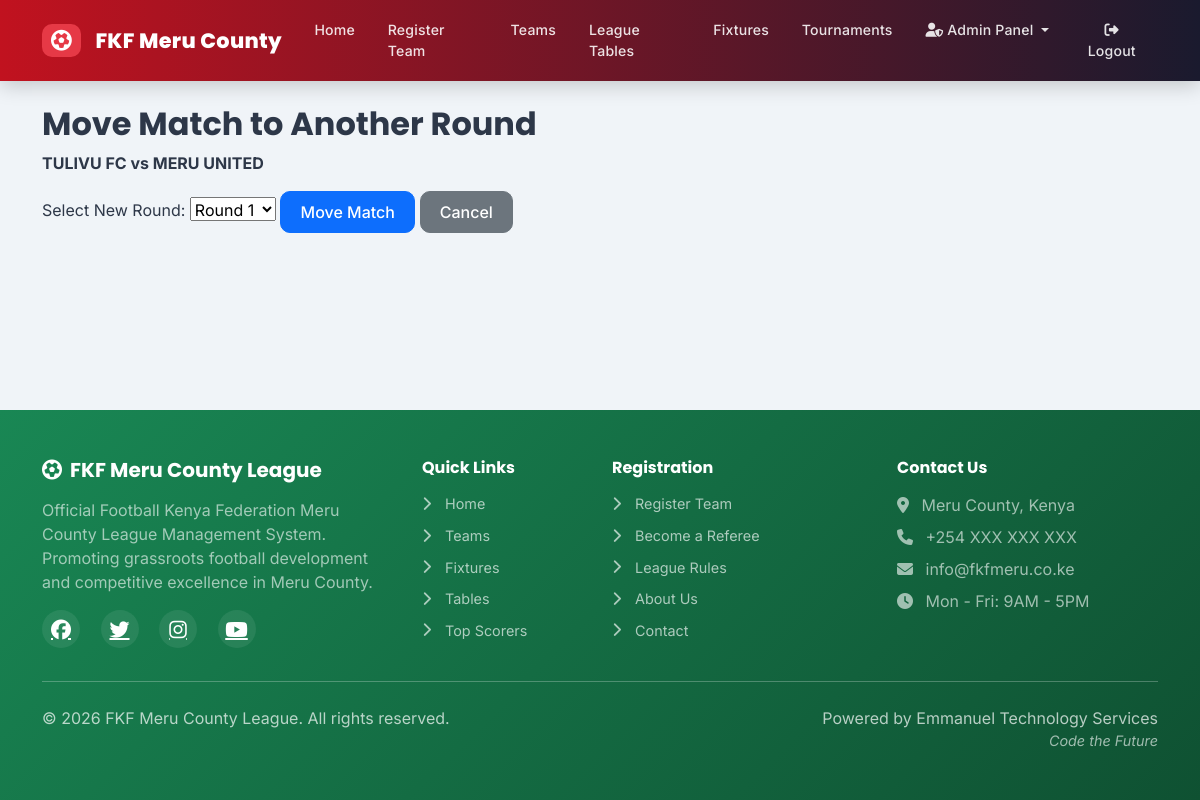
The app's page /matches/admin/1154/move-round/ (signed in), older data.
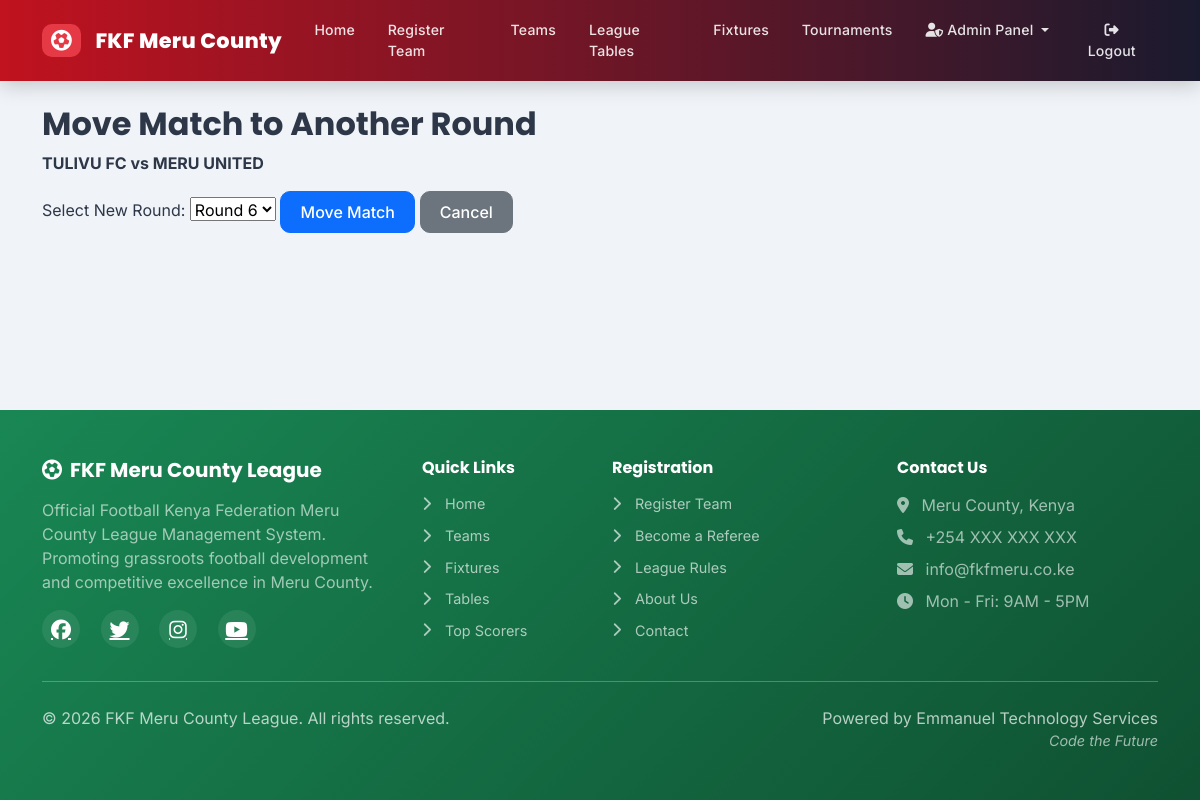
The same page, newer data.
### matches/models.py (models this page shows, shortened)
class Match(models.Model):
    STATUS_CHOICES = [
        ('scheduled', 'Scheduled'),
        ('live', 'Live'),
        ('ongoing', 'Ongoing'),
        ('completed', 'Completed'),
        ('postponed', 'Postponed'),
        ('cancelled', 'Cancelled'),
    ]
    home_team = models.ForeignKey(Team, on_delete=models.CASCADE, related_name='home_matches')
    away_team = models.ForeignKey(Team, on_delete=models.CASCADE, related_name='away_matches')
    zone = models.ForeignKey('teams.Zone', on_delete=models.CASCADE)
    round_number = models.IntegerField(default=1)
    match_date = models.DateTimeField()
    kickoff_time = models.CharField(
        max_length=5,
        blank=True,
        null=True,
        help_text="Format: HH:MM (e.g., 15:00 for 3 PM)"
    )
    venue = models.CharField(max_length=200)
    status = models.CharField(max_length=20, choices=STATUS_CHOICES, default='scheduled')
    start_time = models.DateTimeField(null=True, blank=True, help_text="Time when match went live.")
    home_score = models.IntegerField(default=0)
    away_score = models.IntegerField(default=0)
    referee = models.ForeignKey('referees.Referee', on_delete=models.SET_NULL, null=True, blank=True)
    assistant_referee_1 = models.ForeignKey('referees.Referee', on_delete=models.SET_NULL, null=True, blank=True, related_name='assistant_referee_1_matches')
    assistant_referee_2 = models.ForeignKey('referees.Referee', on_delete=models.SET_NULL, null=True, blank=True, related_name='assistant_referee_2_matches')
    created_at = models.DateTimeField(auto_now_add=True)
    updated_at = models.DateTimeField(auto_now=True)
    def __init__(self, *args, **kwargs):
        super().__init__(*args, **kwargs)
        if self.match_date and timezone.is_naive(self.match_date):
            self.match_date = timezone.make_aware(self.match_date)
    def __setattr__(self, name, value):
        if name == 'match_date' and value is not None:
            if hasattr(value, 'tzinfo') and timezone.is_naive(value):
                value = timezone.make_aware(value)
        super().__setattr__(name, value)

### teams/models.py (models this page shows, shortened)
class Team(models.Model):
    STATUS_CHOICES = [
        ('pending', 'Pending'),
        ('approved', 'Approved'),
        ('rejected', 'Rejected'),
        ('suspended', 'Suspended'),
    ]
    team_name = models.CharField(max_length=200, unique=True)
    team_code = models.CharField(max_length=20, unique=True, blank=True)
    logo = models.ImageField(upload_to='team_logos/', blank=True, null=True)
    location = models.CharField(max_length=200)
    home_ground = models.CharField(max_length=200)
    map_location = models.URLField(blank=True)
    latitude = models.DecimalField(max_digits=9, decimal_places=6, blank=True, null=True)
    longitude = models.DecimalField(max_digits=9, decimal_places=6, blank=True, null=True)
    contact_person = models.CharField(max_length=100)
    phone_number = models.CharField(
        max_length=13,
        unique=True,
        validators=[validate_kenya_phone],
        help_text="Must be +254 followed by 9 digits (e.g., +254712345678)"
    )
    email = models.EmailField(blank=True, unique=True)
    zone = models.ForeignKey(Zone, on_delete=models.SET_NULL, null=True, blank=True)
    status = models.CharField(max_length=20, choices=STATUS_CHOICES, default='pending')
    manager = models.ForeignKey(
        settings.AUTH_USER_MODEL,
        on_delete=models.SET_NULL,
        null=True,
        blank=True,
        related_name='managed_teams'
    )
    payment_status = models.BooleanField(default=False)
    payment_date = models.DateField(blank=True, null=True)
    home_jersey_color = models.CharField(max_length=50, blank=True, default='#dc3545')
    home_shorts_color = models.CharField(max_length=50, blank=True, default='#ffffff')
    home_socks_color = models.CharField(max_length=50, blank=True, default='#dc3545')
    away_jersey_color = models.CharField(max_length=50, blank=True, default='#ffffff')
    away_shorts_color = models.CharField(max_length=50, blank=True, default='#dc3545')
    away_socks_color = models.CharField(max_length=50, blank=True, default='#ffffff')
    third_jersey_color = models.CharField(max_length=50, blank=True)
    third_shorts_color = models.CharField(max_length=50, blank=True)
    third_socks_color = models.CharField(max_length=50, blank=True)
    gk_home_jersey_color = models.CharField(max_length=50, blank=True, default='#28a745')
    gk_home_shorts_color = models.CharField(max_length=50, blank=True, default='#28a745')
    gk_home_socks_color = models.CharField(max_length=50, blank=True, default='#28a745')
    gk_away_jersey_color = models.CharField(max_length=50, blank=True, default='#ffc107')
    gk_away_shorts_color = models.CharField(max_length=50, blank=True, default='#ffc107')
    gk_away_socks_color = models.CharField(max_length=50, blank=True, default='#ffc107')
    gk_third_jersey_color = models.CharField(max_length=50, blank=True)
    gk_third_shorts_color = models.CharField(max_length=50, blank=True)
    gk_third_socks_color = models.CharField(max_length=50, blank=True)
    kit_colors_set = models.BooleanField(default=False)
    kit_setup_prompt_shown = models.BooleanField(default=False)
    home_kit_image = models.ImageField(upload_to='kit_images/', blank=True, null=True,
                                      help_text="Upload home kit design/image")
    away_kit_image = models.ImageField(upload_to='kit_images/', blank=True, null=True,
                                      help_text="Upload away kit design/image")
    third_kit_image = models.ImageField(upload_to='kit_images/', blank=True, null=True,
                                       help_text="Upload third kit design/image")
    gk_home_kit_image = models.ImageField(upload_to='kit_images/', blank=True, null=True,
                                         help_text="Upload GK home kit design/image")
    gk_away_kit_image = models.ImageField(upload_to='kit_images/', blank=True, null=True,
                                         help_text="Upload GK away kit design/image")
    gk_third_kit_image = models.ImageField(upload_to='kit_images/', blank=True, null=True,
                                          help_text="Upload GK third kit design/image")
    registration_date = models.DateTimeField(auto_now_add=True)
    class Meta:
        ordering = ['team_name']

### matches/move_match_round_view.py (the view, shortened to what this page needs)
@staff_member_required
def move_match_round(request, match_id):
    match = get_object_or_404(Match, id=match_id)
    rounds = Match.objects.values_list('round_number', flat=True).distinct().order_by('round_number')
    context = {
        'match': match,
        'rounds': rounds,
    }
    return render(request, 'admin_dashboard/move_match_round.html', context)

### templates/admin_dashboard/move_match_round.html (shortened to what this page needs)
{% extends 'base.html' %}
{% block content %}
<h2>Move Match to Another Round</h2>
<p><strong>{{ match.home_team.team_name }} vs {{ match.away_team.team_name }}</strong></p>
<form method="post">
    <label for="new_round">Select New Round:</label>
    <select name="new_round" id="new_round" required>
        {% for r in rounds %}
            <option value="{{ r }}" {% if match.round_number == r %}selected{% endif %}>Round {{ r }}</option>
        {% endfor %}
    </select>
    <button type="submit" class="btn btn-primary">Move Match</button>
    <a href="{% url 'matches:manage_matches' %}" class="btn btn-secondary">Cancel</a>
</form>
{% endblock %}

Row changes from the older to the newer data that the page shows:
changed Match "TULIVU FC": new_round "Round 1" → "Round 6"
